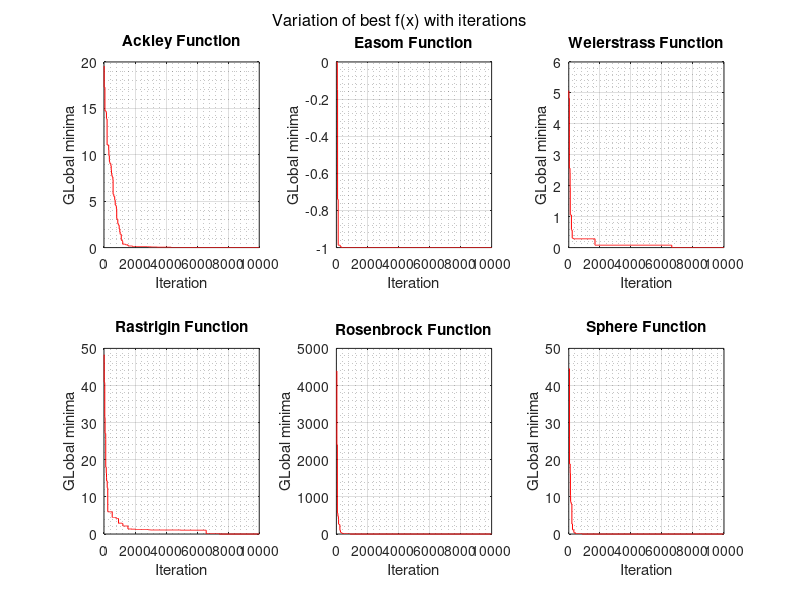

This figure's MATLAB source:
clc; clear; close all;
F_1=load('best_fitness_per_iteration_F1.txt');
F_2=load('best_fitness_per_iteration_F2.txt');
F_3=load('best_fitness_per_iteration_F3.txt');
F_4=load('best_fitness_per_iteration_F4.txt');
F_5=load('best_fitness_per_iteration_F5.txt');
F_6=load('best_fitness_per_iteration_F6.txt');
figure
subplot(2,3,1)
plot(F_1(:,1),F_1(:,2),'r')
grid on 
grid minor
ylabel('GLobal minima')
xlabel('Iteration')
title('Ackley Function');
subplot(2,3,2)
plot(F_2(:,1),F_2(:,2),'r')
grid on 
grid minor
ylabel('GLobal minima')
xlabel('Iteration')
title('Easom Function');
subplot(2,3,3)
plot(F_3(:,1),F_3(:,2),'r')
grid on 
grid minor
ylabel('GLobal minima')
xlabel('Iteration')
title('Weierstrass Function');
subplot(2,3,4)
plot(F_4(:,1),F_4(:,2),'r')
grid on 
grid minor
ylabel('GLobal minima')
xlabel('Iteration')
title('Rastrigin Function');
subplot(2,3,5)
plot(F_5(:,1),F_5(:,2),'r')
grid on 
grid minor
ylabel('GLobal minima')
xlabel('Iteration')
title('Rosenbrock Function');
subplot(2,3,6)
plot(F_6(:,1),F_6(:,2),'r')
grid on 
grid minor
title('Sphere Function');
ylabel('GLobal minima')
xlabel('Iteration')
% Create an invisible axes that covers the entire figure
axes('Position',[0 0 1 1],'Visible','off');

% Add a common title to the invisible axes
text(.5, .98,'Variation of best f(x) with iterations','HorizontalAlignment','center','VerticalAlignment','top','FontSize',12);